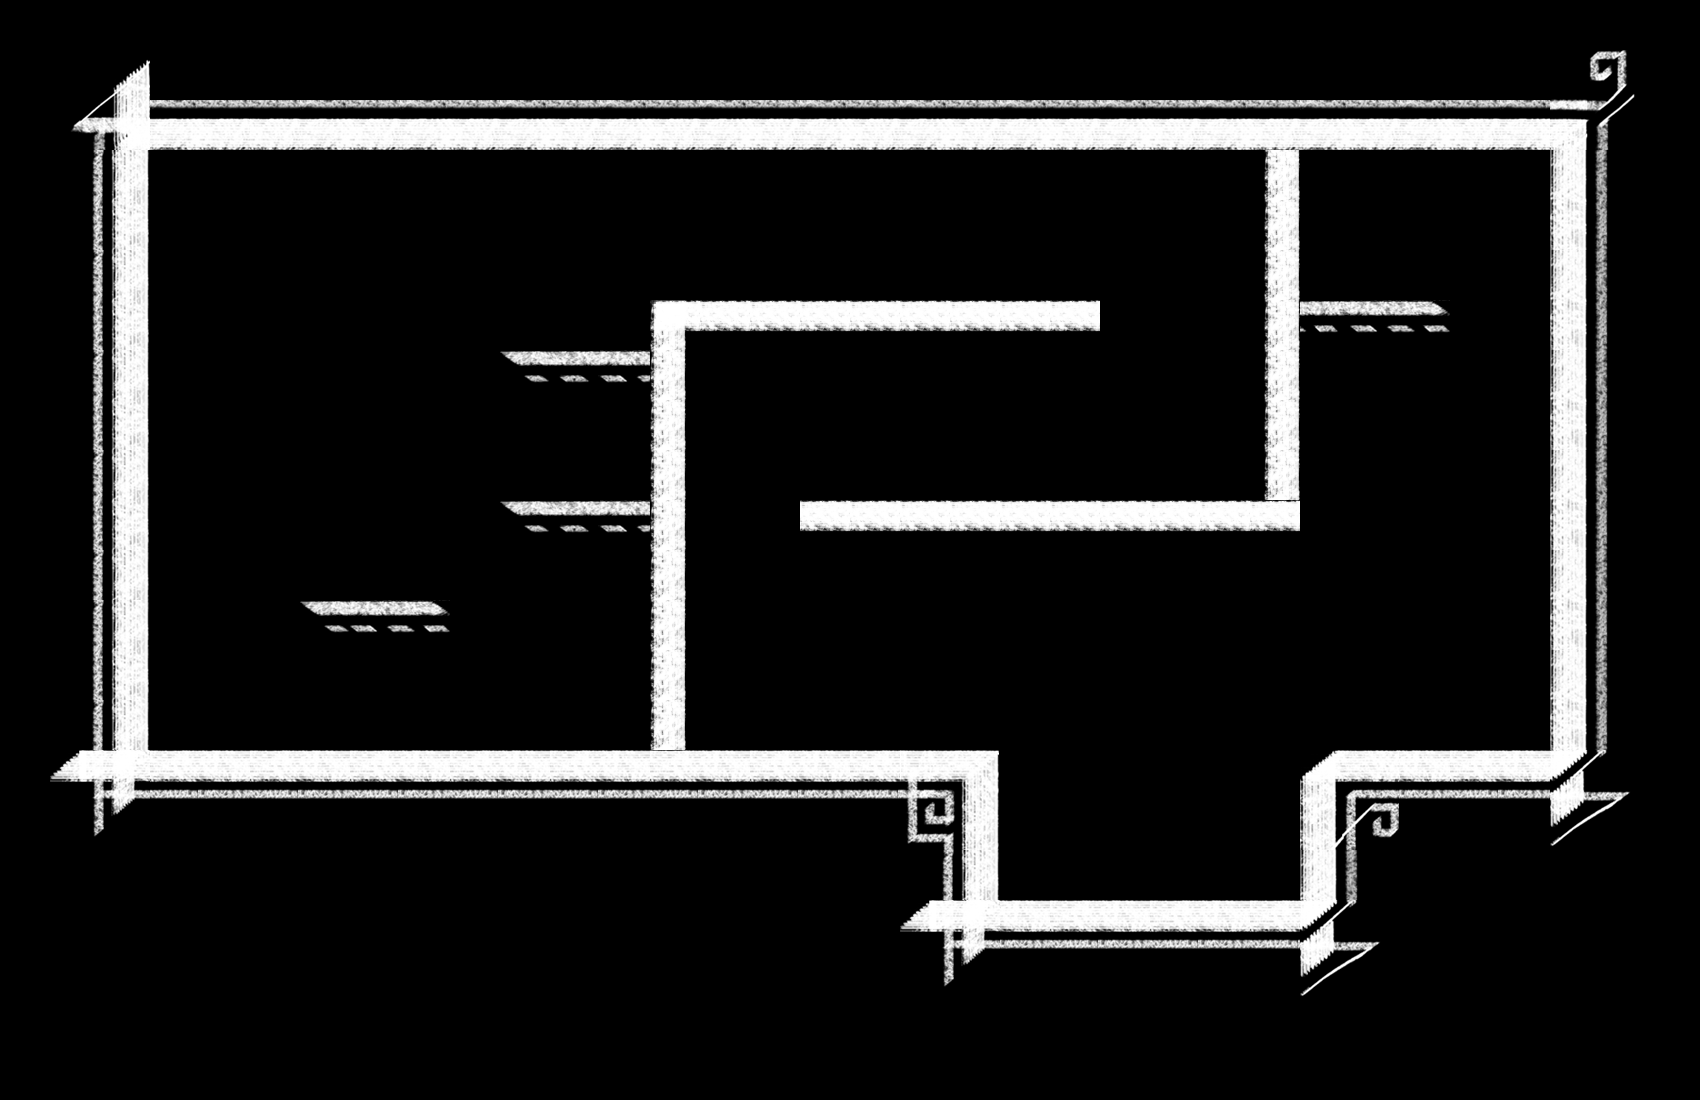

The image is a tile-based game level rendered from a .tmx file. Its description and source (layers, tilesets, objects; grid data summarised) follow:
An orthogonal 34x22 tile map with 50x50 px tiles, 1 tile layer (Tiles) and 4 objects (2x Generator, Player, Portal).

<map version="1.0" orientation="orthogonal" width="34" height="22" tilewidth="50" tileheight="50">
 <tileset firstgid="1" name="tiles3" tilewidth="50" tileheight="50">
  <properties>
   <property name="" value="" />
  </properties>
  <image source="tiles3.png" width="400" height="501" />
  <tile id="0">
   <properties>
    <property name="Type" value="Solid" />
   </properties>
  </tile>
  <tile id="1">
   <properties>
    <property name="Type" value="Solid" />
   </properties>
  </tile>
  <tile id="2">
   <properties>
    <property name="Type" value="Solid" />
   </properties>
  </tile>
  <tile id="3">
   <properties>
    <property name="Type" value="Solid" />
   </properties>
  </tile>
  <tile id="4">
   <properties>
    <property name="Type" value="Solid" />
   </properties>
  </tile>
  <tile id="5">
   <properties>
    <property name="Type" value="Solid" />
   </properties>
  </tile>
  <tile id="6">
   <properties>
    <property name="Type" value="Solid" />
   </properties>
  </tile>
  <tile id="7">
   <properties>
    <property name="Type" value="Solid" />
   </properties>
  </tile>
  <tile id="8">
   <properties>
    <property name="Type" value="Solid" />
   </properties>
  </tile>
  <tile id="11">
   <properties>
    <property name="Type" value="Solid" />
   </properties>
  </tile>
  <tile id="12">
   <properties>
    <property name="Type" value="Solid" />
   </properties>
  </tile>
  <tile id="13">
   <properties>
    <property name="Type" value="Solid" />
   </properties>
  </tile>
  <tile id="16">
   <properties>
    <property name="Type" value="Solid" />
   </properties>
  </tile>
  <tile id="19">
   <properties>
    <property name="Type" value="Solid" />
   </properties>
  </tile>
  <tile id="29">
   <properties>
    <property name="Type" value="Solid" />
   </properties>
  </tile>
  <tile id="30">
   <properties>
    <property name="Type" value="Solid" />
   </properties>
  </tile>
  <tile id="32">
   <properties>
    <property name="Type" value="Solid" />
   </properties>
  </tile>
  <tile id="33">
   <properties>
    <property name="Type" value="Solid" />
   </properties>
  </tile>
  <tile id="35">
   <properties>
    <property name="Type" value="Solid" />
   </properties>
  </tile>
  <tile id="38">
   <properties>
    <property name="Type" value="Solid" />
   </properties>
  </tile>
  <tile id="43">
   <properties>
    <property name="Type" value="Solid" />
   </properties>
  </tile>
  <tile id="44">
   <properties>
    <property name="Type" value="Solid" />
   </properties>
  </tile>
  <tile id="45">
   <properties>
    <property name="Type" value="Solid" />
   </properties>
  </tile>
  <tile id="46">
   <properties>
    <property name="Type" value="Solid" />
   </properties>
  </tile>
  <tile id="48">
   <properties>
    <property name="Type" value="TopSolid" />
   </properties>
  </tile>
  <tile id="49">
   <properties>
    <property name="Type" value="TopSolid" />
   </properties>
  </tile>
  <tile id="50">
   <properties>
    <property name="Type" value="TopSolid" />
   </properties>
  </tile>
  <tile id="51">
   <properties>
    <property name="Type" value="TopSolid" />
   </properties>
  </tile>
  <tile id="52">
   <properties>
    <property name="Type" value="TopSolid" />
   </properties>
  </tile>
  <tile id="53">
   <properties>
    <property name="Type" value="TopSolid" />
   </properties>
  </tile>
  <tile id="66">
   <properties>
    <property name="Type" value="Solid" />
   </properties>
  </tile>
  <tile id="67">
   <properties>
    <property name="Type" value="Solid" />
   </properties>
  </tile>
  <tile id="68">
   <properties>
    <property name="Type" value="Solid" />
   </properties>
  </tile>
  <tile id="69">
   <properties>
    <property name="Type" value="Solid" />
   </properties>
  </tile>
  <tile id="74">
   <properties>
    <property name="Type" value="Solid" />
   </properties>
  </tile>
  <tile id="75">
   <properties>
    <property name="Type" value="Solid" />
   </properties>
  </tile>
  <tile id="76">
   <properties>
    <property name="Type" value="Solid" />
   </properties>
  </tile>
  <tile id="77">
   <properties>
    <property name="Type" value="Solid" />
   </properties>
  </tile>
 </tileset>
 <layer name="Tiles" width="34" height="22">
  <data>[748 cells, 182 non-empty, 45 distinct tile ids]</data>
 </layer>
 <objectgroup name="Objects" width="34" height="22">
  <object name="Player" type="Player" x="250" y="600" width="50" height="100" />
  <object name="Blue" type="Generator" x="1350" y="100" width="50" height="50">
   <properties>
    <property name="Color" value="Blue" />
    <property name="Direction" value="Down" />
   </properties>
  </object>
  <object name="Red" type="Generator" x="550" y="100" width="50" height="50">
   <properties>
    <property name="Color" value="Red" />
    <property name="Direction" value="Down" />
   </properties>
  </object>
  <object name="Purple Portal" type="Portal" x="1050" y="650" width="200" height="200">
   <properties>
    <property name="Color" value="Purple" />
   </properties>
  </object>
 </objectgroup>
</map>
